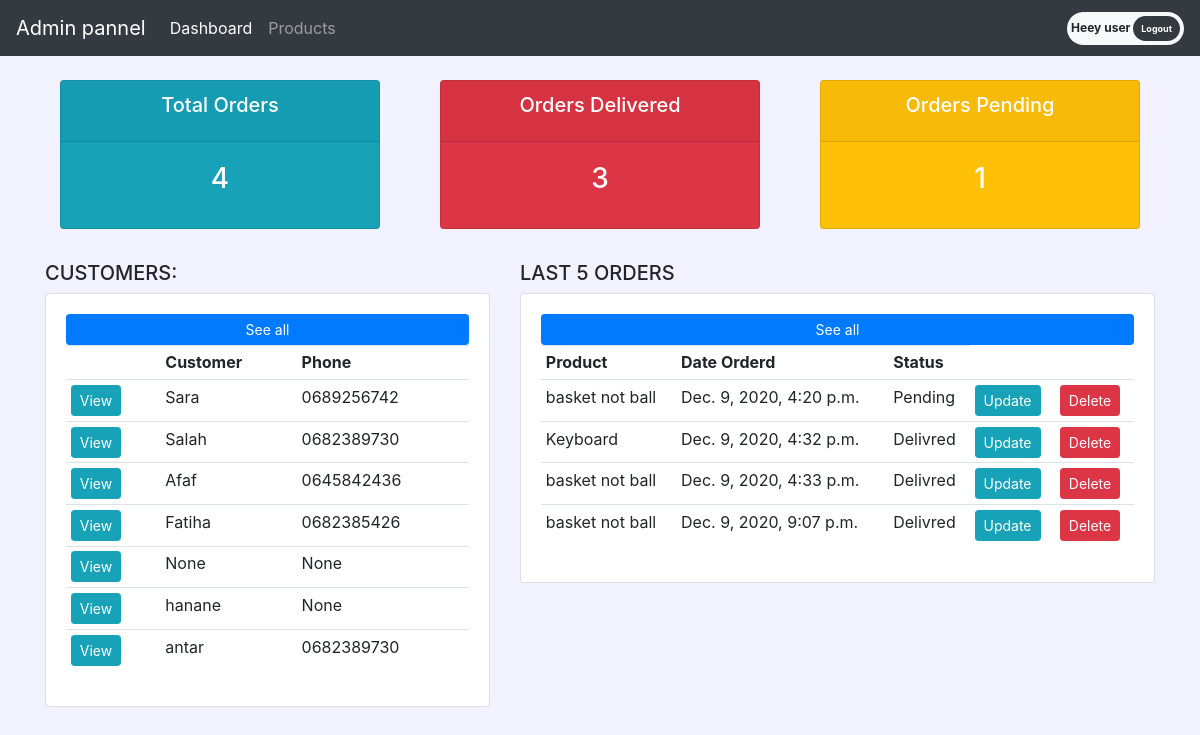
The page / (signed in) on the database its author committed.
### accounts/models.py (models this page shows, shortened)
class Customer(models.Model):
    user = models.OneToOneField(User, null=True, on_delete=models.CASCADE)
    name = models.CharField(max_length=200, null=True)
    phone = models.CharField(max_length=200, null=True)
    email = models.CharField(max_length=200, null=True)
    profile_pic = models.ImageField(
        default='profile_pic.png', blank=True, null=True)
    date_created = models.DateTimeField(auto_now_add=True, null=True)

class Order(models.Model):
    STATUS = (
        ('Pending', 'Pending'),
        ('out of delivery', 'out of delivery'),
        ('Delivred', 'Delivred')
    )
    Customer = models.ForeignKey(
        Customer, null=True, on_delete=models.SET_NULL)
    Product = models.ForeignKey(
        Product, null=True, on_delete=models.SET_NULL)
    date_created = models.DateTimeField(auto_now_add=True, null=True)
    status = models.CharField(max_length=200, choices=STATUS)
    tags = models.ManyToManyField(Tag)

class Product(models.Model):
    CATEGORY = (
        ('Indoor', 'Indoor'),
        ('Out door', 'Out door')
    )
    name = models.CharField(max_length=200, null=True)
    price = models.FloatField(max_length=200, null=True)
    category = models.CharField(max_length=100, null=True, choices=CATEGORY)
    description = models.CharField(max_length=400, null=True)
    date_created = models.DateTimeField(auto_now_add=True, null=True)
    def __str__(self):
        return self.name

### accounts/decorators.py (the view)
        def wrapper_func(request, *args, **kwargs):
            group = None
            if request.user.groups.exists():
                group = request.user.groups.all()[0].name
            if group in allowed_roles:
                return view_func(request, *args, **kwargs)
            else:
                return redirect('user')

### accounts/views.py (called while the page is built)
@allowed_users(allowed_roles=['admin'])
@login_required(login_url='login')
def home(request):
    customers = Customer.objects.all()
    orders = Order.objects.all()
    total_orders = Order.objects.all().count()
    delivred = orders.filter(status='Delivred').count()
    Pending = orders.filter(status='Pending').count()
    context = {
        'customers': customers,
        'orders': orders,
        'total_orders': total_orders,
        'delivred': delivred,
        'Pending': Pending
    }
    return render(request, 'accounts/dashboard.html', context)

### accounts/templates/accounts/dashboard.html
{% extends 'accounts/master.html' %}
{% block content %}
{% include 'accounts/status.html' %}
<div class="row">
  <div class="col-md-5">
    <h5>CUSTOMERS:</h5>
    <div class="card card-body">
      <a class="btn btn-primary btn-sm btn-block" >See all</a>
      <table class="table table-sm">
        <tr>
          <td></td>
          <th>Customer</th>
          <th>Phone</th>
		</tr>
		{% for i in customers %}
        <tr>
          <td><a href="{% url 'customer' i.id %}" class="btn btn-sm btn-info">View</a></td></td>
          <td>{{i.name}}</td>
          <td>{{i.phone}}</td>
        </tr>
        {% endfor %}
      </table>
    </div>
  </div>
  <div class="col-md-7">
    <h5>LAST 5 ORDERS</h5>
    <div class="card card-body">
      <a class="btn btn-primary btn-sm btn-block" href="#">See all</a>
      <table class="table table-sm">
        <tr>
          <th>Product</th>
          <th>Date Orderd</th>
          <th>Status</th>
		</tr>
		{% for i in orders %}
        <tr>
          <td>{{i.Product}}</td>
          <td>{{i.date_created}}</td>
          <td>{{i.status}}</td>
          <td><a href="{% url 'update-order' i.id %}" class="btn btn-sm btn-info">Update</a></td>
          <td><a href="{% url 'delete' i.id %}" class="btn btn-sm btn-danger">Delete</a></td>
        </tr>
        {% endfor %}
      </table>
    </div>
  </div>
</div>
{% endblock content %}

### accounts/templates/accounts/master.html (shortened to what this page needs)
{%load static %}
<!DOCTYPE html>
<html lang="en">
  <head>
    <link rel="stylesheet" href="{% static '/css/main.css'%}" />
    <link
      rel="stylesheet"
      href="https://stackpath.bootstrapcdn.com/bootstrap/4.5.2/css/bootstrap.min.css"
    />
    <link
      rel="stylesheet"
      href="https://pro.fontawesome.com/releases/v5.10.0/css/all.css"
    />
  </head>
  <body style="background: rgb(241, 241, 255)">
    {% include 'accounts/navbar.html' %}
    <div class="container">{% block content %} {% endblock %}</div>
  </body>
</html>

### accounts/templates/accounts/navbar.html (shortened to what this page needs)
{% load static %}
<nav class="navbar navbar-expand-lg navbar-dark bg-dark">
  <a class="navbar-brand" href="{% url 'home' %}">Admin pannel</a>
  <div class="collapse navbar-collapse" id="navbarNav">
    <ul class="navbar-nav">
      {% if request.user.is_staff %}
      <li class="nav-item active">
        <a class="nav-link" href="{% url 'home' %}"
          >Dashboard <span class="sr-only">(current)</span></a
        >
      </li>
      <li class="nav-item">
        <a class="nav-link" href="{% url 'products' %}">Products</a>
      </li>
      {% else %}
      <li class="nav-item">
        <a class="nav-link" href="{% url 'profile' %}">Settings</a>
      </li>
      {% endif %}
    </ul>
  </div>
  <div class="badge badge-pill badge-light p-1">
    Heey {{ request.user }}
    <a class="badge badge-pill badge-dark p-2" href="{% url 'logout' %}">
      Logout
    </a>
  </div>
</nav>

### accounts/templates/accounts/status.html (shortened to what this page needs)
<div class="row">
  <div class="col">
    <div class="col">
      <div class="card text-center text-white mb-2 bg-info" id="total-orders">
        <div class="card-header">
          <h5 class="card-title">Total Orders</h5>
        </div>
        <div class="card-body">
          <h3 class="card-title">
          {{total_orders}}
          </h3>
        </div>
      </div>
    </div>
  </div>
  <div class="col">
    <div class="col-md">
      <div
        class="card text-center text-white mb-2 bg-danger"
        id="orders-delivered"
      >
        <div class="card-header">
          <h5 class="card-title">Orders Delivered</h5>
        </div>
        <div class="card-body">
          <h3 class="card-title">
          {{delivred}}
          </h3>
        </div>
      </div>
    </div>
  </div>
  <div class="col">
    <div class="col-md">
      <div
        class="card text-center text-white mb-2 bg-warning"
        id="orders-pending"
      >
        <div class="card-header">
          <h5 class="card-title">Orders Pending</h5>
        </div>
        <div class="card-body">
          <h3 class="card-title">
          {{Pending}}
          </h3>
        </div>
      </div>
    </div>
  </div>
</div>
<br/>

### static/css/main.css (style rules this page uses)
body { background: blue; color: white; }

### rows shown on the page
Customer: name "Sara", phone "0689256742"
Customer: name "Salah", phone "0682389730"
Customer: name "Afaf", phone "0645842436"
Customer: name "Fatiha", phone "0682385426"
Customer: name "None", phone "None"
Customer: name "hanane", phone "None"
Customer: name "antar", phone "0682389730"
Order: Product "basket not ball", date_created "Dec. 9, 2020, 4:20 p.m.", status "Pending"
Order: Product "Keyboard", date_created "Dec. 9, 2020, 4:32 p.m.", status "Delivred"
Order: Product "basket not ball", date_created "Dec. 9, 2020, 4:33 p.m.", status "Delivred"
Order: Product "basket not ball", date_created "Dec. 9, 2020, 9:07 p.m.", status "Delivred"

### other values the page prints
{{ request.user }} "user"
{{ total_orders }} "4"
{{ delivred }} "3"
{{ Pending }} "1"
